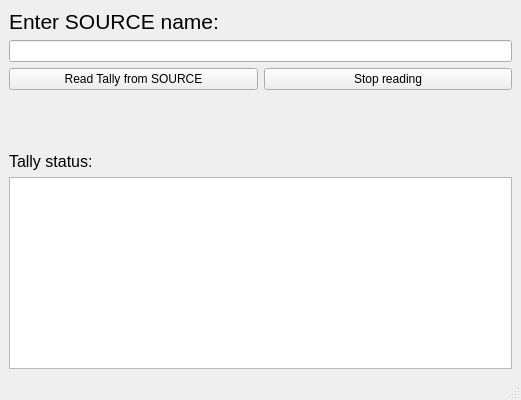
<?xml version="1.0" encoding="UTF-8"?>
<ui version="4.0">
 <class>MainWindow</class>
 <widget class="QMainWindow" name="MainWindow">
  <property name="geometry">
   <rect>
    <x>0</x>
    <y>0</y>
    <width>521</width>
    <height>400</height>
   </rect>
  </property>
  <property name="windowTitle">
   <string>MainWindow</string>
  </property>
  <widget class="QWidget" name="centralwidget">
   <layout class="QVBoxLayout" name="verticalLayout_3">
    <item>
     <widget class="QLabel" name="label">
      <property name="font">
       <font>
        <pointsize>16</pointsize>
       </font>
      </property>
      <property name="text">
       <string>Enter SOURCE name:</string>
      </property>
     </widget>
    </item>
    <item>
     <layout class="QVBoxLayout" name="verticalLayout_2">
      <item>
       <widget class="QLineEdit" name="lineEdit"/>
      </item>
     </layout>
    </item>
    <item>
     <layout class="QHBoxLayout" name="horizontalLayout_2">
      <item>
       <widget class="QPushButton" name="pushButton">
        <property name="text">
         <string>Read Tally from SOURCE</string>
        </property>
        <property name="flat">
         <bool>false</bool>
        </property>
       </widget>
      </item>
      <item>
       <widget class="QPushButton" name="pushButton_2">
        <property name="text">
         <string>Stop reading</string>
        </property>
       </widget>
      </item>
     </layout>
    </item>
    <item>
     <spacer name="verticalSpacer_2">
      <property name="orientation">
       <enum>Qt::Vertical</enum>
      </property>
      <property name="sizeHint" stdset="0">
       <size>
        <width>20</width>
        <height>40</height>
       </size>
      </property>
     </spacer>
    </item>
    <item>
     <widget class="QLabel" name="label_2">
      <property name="font">
       <font>
        <pointsize>12</pointsize>
       </font>
      </property>
      <property name="text">
       <string>Tally status:</string>
      </property>
     </widget>
    </item>
    <item>
     <widget class="QPlainTextEdit" name="plainTextEdit">
      <property name="font">
       <font>
        <pointsize>12</pointsize>
       </font>
      </property>
      <property name="plainText">
       <string/>
      </property>
     </widget>
    </item>
   </layout>
  </widget>
  <widget class="QStatusBar" name="statusbar"/>
 </widget>
 <resources/>
 <connections/>
</ui>
